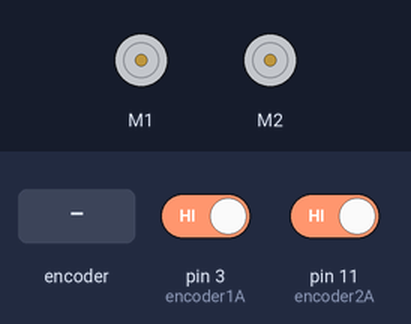
This sketch was run on a simulated Arduino Uno, built with avr-gcc and run on an emulated ATmega328P. On the bench: 2 × DC motor (green arrow = forward, orange = backward, longer = faster). The inputs (shaded band) are chosen by the test bench; at power-on: pin 3 (encoder1A) HIGH, pin 11 (encoder2A) HIGH. What the sketch prints to the serial monitor is not drawn.

Above: at 0.1 s.
At 3.2 s:
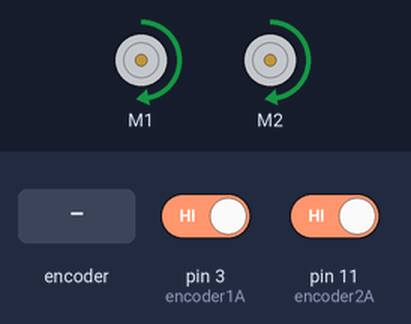
3.3 s: rotary encoder on pin 3 (encoder1A) / pin 5 (encoder1B) turned 3 steps (first pin leading)
At 5.1 s:
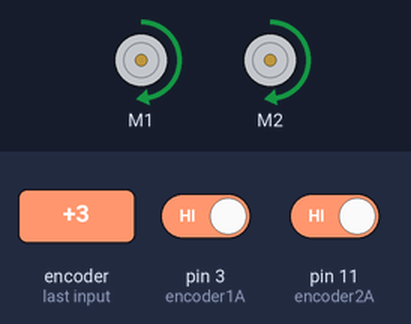
Timing chart, 0 to 35.0 s (numbered marks = the images above; inputs shaded):
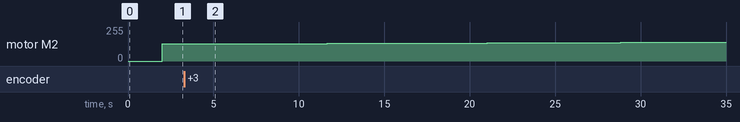

The sketch:

FowardWithDistance.ino
```cpp
#include "DualVNH5019MotorShield.h"
#include "EnableInterrupt.h"

DualVNH5019MotorShield md;

//Motor 1
#define encoder1A 3
#define encoder1B 5

//Motor 2
#define encoder2A 11
#define encoder2B 13

#define SAMPLETIME 0.2 //in seconds how often is read

double m_PI = 3.14159265;

/*-----Ticks Variable-----*/
volatile long E1_ticks = 0;
volatile long E2_ticks = 0;

/*-----Check Ticks Variables-----*/
double E1_ticks_moved = 0;
double E2_ticks_moved = 0;

/*-----Motor Speed Variables-----*/
const double SPEED = 200;
double M1_speed;
double M2_speed;
double M2_PID_speed;

/*-----PID Variables-----*/
long ticks_diff_setpoint = 0;
long ticks_diff_error = 0;
long ticks_diff_prev_error = 0;
long ticks_diff_sum_error = 0;
//double KP = 0.2;
//double KD = 0.01;
//double KI = 0.001;
double KP = 0.4;
double KD = 0.01;
double KI = 0.005;


double lDistance = 0;
double rDistance = 0;
double distanceTravelled = 0;
long travel_ticks = (long)(433);
long travel_distance = 150;
bool done = false;

void setup() {
  // put your setup code here, to run once:
  Serial.begin(115200);
  md.init();

  pinMode(encoder1A, INPUT);
  pinMode(encoder1B, INPUT);
  pulseIn(encoder1A, HIGH);

  pinMode(encoder2A, INPUT);
  pinMode(encoder2B, INPUT);
  pulseIn(encoder2A, HIGH);

  M1_speed = SPEED;
  M2_speed = computeSpeedM2(SPEED);
  md.setSpeeds(M1_speed, M2_speed);
  printSpeeds(M1_speed, M2_speed);
  enableInterrupt(encoder1A, E1_ticks_increment, RISING);
  enableInterrupt(encoder2A, E2_ticks_increment, RISING);
}

void loop() {

  lDistance = 6 * m_PI * (E2_ticks_moved/562.25);
  rDistance = 6 * m_PI * (E1_ticks_moved/562.25);
  distanceTravelled = (lDistance + rDistance) /2;
  Serial.print("E1_distance moved: ");
  Serial.print(rDistance);
  Serial.print("     E2_distance moved: ");
  Serial.println(lDistance);
  if (distanceTravelled >= travel_distance) {
    //md.setBrakes(200, 200);
    //delay(100);
    printSpeeds(M1_speed, M2_speed);
    Serial.print("E1_ticks moved: ");
    Serial.print(E1_ticks_moved);
    Serial.print("     E2_ticks moved: ");
    Serial.println(E2_ticks_moved);
    md.setSpeeds(0, 0);
    md.setBrakes(400, 400);
    done = true;
  }
  if (!done) {
    PIDController();
    delay(0.005); //get called every 1 seconds
  }
}

void initialize() {
  E1_ticks = 0;
  E2_ticks = 0;

  E1_ticks_moved = 0;
  E2_ticks_moved = 0;

  M1_speed = 100;
  M2_speed = 103;
  M2_PID_speed;

  ticks_diff_setpoint = 0;
  ticks_diff_error = 0;
  ticks_diff_prev_error = 0;
  ticks_diff_sum_error = 0;
}

void printSpeeds(double speed1, double speed2) {
  Serial.print("M1_speed: ");
  Serial.print(speed1);
  Serial.print("     M2_speed: ");
  Serial.println(speed2);
}

double readDouble() {
  String str = Serial.readString();
  return str.toDouble();
}

void PIDController() {
  //ticks diff error
  ticks_diff_error = (E1_ticks - E2_ticks) - ticks_diff_setpoint;

  //Compute ticks from PID formula
  M2_PID_speed = M2_speed + (ticks_diff_error * KP) + (ticks_diff_prev_error * KD) + (ticks_diff_sum_error * KI);

  //convert adjusted ticks to RPM
  M2_speed = M2_PID_speed;

  md.setSpeeds(M1_speed, M2_speed);
  printSpeeds(M1_speed, M2_speed);

  E1_ticks_moved += E1_ticks;
  E2_ticks_moved += E2_ticks;

  //Previous error
  ticks_diff_prev_error = ticks_diff_error;

  //Sum error
  ticks_diff_sum_error += ticks_diff_error;

  //Reset ticks
  E1_ticks = 0;
  E2_ticks = 0;
}

void E1_ticks_increment()
{
  E1_ticks++;
}

void E2_ticks_increment()
{
  E2_ticks++;
}

double RPMtoSpeedM1(double rpm1){
  return 2.4906*rpm1 + 7.143;
}

double RPMtoSpeedM2(double rpm2){
  return 2.4739*rpm2 + 10.883;
}

double ticksToRPM(long tick) {
  return (tick * 1.0 / 562.25) / SAMPLETIME * 60;
}

long RPMtoTicks(double rpm) {
  return (long)(rpm * 562.25 * SAMPLETIME / 60);
}

double roundTo1DecimalPlace(float var)
{
    double value = (int)(var * 10 + .5);
    return (double)value / 10;
}

double computeSpeedM2(double speedM1) {
  double res = (speedM1 - 7.143) / 2.4906 * 2.4739 + 10.883;
  return roundTo1DecimalPlace(res);
}
```

Measured:
- after the input at 3.3 s, motor M2: moves from forward 128/255 to forward 141/255 over 29.7 s, starting after 0.55 s
